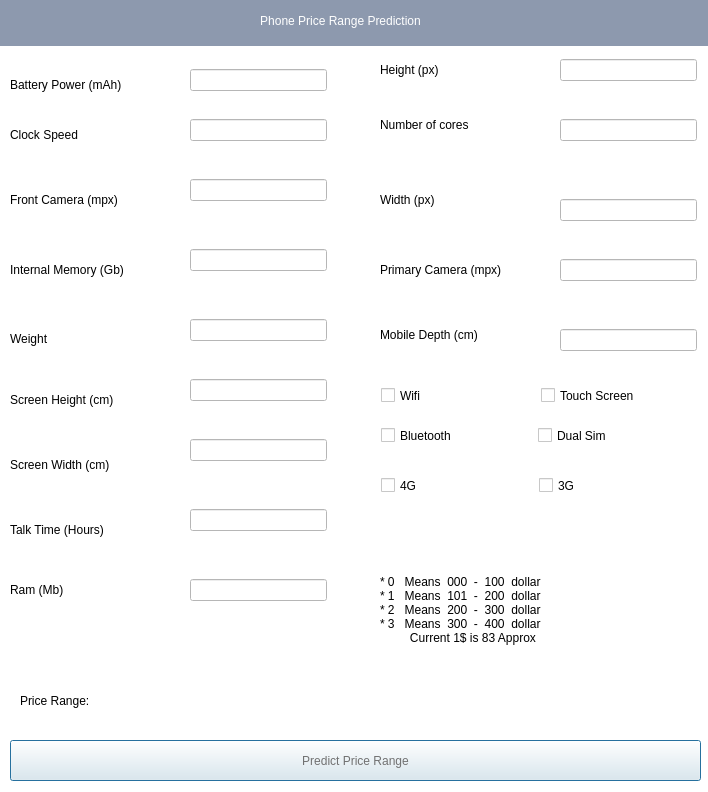
<?xml version="1.0" encoding="UTF-8"?>
<ui version="4.0">
 <class>Dialog</class>
 <widget class="QDialog" name="Dialog">
  <property name="geometry">
   <rect>
    <x>0</x>
    <y>0</y>
    <width>708</width>
    <height>792</height>
   </rect>
  </property>
  <property name="windowTitle">
   <string>Dialog</string>
  </property>
  <property name="styleSheet">
   <string notr="true">background-color:#ffffff;
font: 11pt &quot;Segoe Script&quot;;
</string>
  </property>
  <widget class="QLineEdit" name="batteryedit">
   <property name="geometry">
    <rect>
     <x>190</x>
     <y>69</y>
     <width>137</width>
     <height>22</height>
    </rect>
   </property>
  </widget>
  <widget class="QLabel" name="label">
   <property name="geometry">
    <rect>
     <x>10</x>
     <y>59</y>
     <width>131</width>
     <height>51</height>
    </rect>
   </property>
   <property name="text">
    <string>Battery Power (mAh)</string>
   </property>
   <property name="wordWrap">
    <bool>true</bool>
   </property>
  </widget>
  <widget class="QLineEdit" name="heightedit">
   <property name="geometry">
    <rect>
     <x>560</x>
     <y>59</y>
     <width>137</width>
     <height>22</height>
    </rect>
   </property>
  </widget>
  <widget class="QLabel" name="label_3">
   <property name="geometry">
    <rect>
     <x>10</x>
     <y>119</y>
     <width>141</width>
     <height>31</height>
    </rect>
   </property>
   <property name="text">
    <string>Clock Speed    </string>
   </property>
  </widget>
  <widget class="QLabel" name="label_5">
   <property name="geometry">
    <rect>
     <x>10</x>
     <y>169</y>
     <width>141</width>
     <height>61</height>
    </rect>
   </property>
   <property name="text">
    <string>Front Camera (mpx)</string>
   </property>
   <property name="wordWrap">
    <bool>true</bool>
   </property>
  </widget>
  <widget class="QLineEdit" name="clockedit">
   <property name="geometry">
    <rect>
     <x>190</x>
     <y>119</y>
     <width>137</width>
     <height>22</height>
    </rect>
   </property>
  </widget>
  <widget class="QLabel" name="label_7">
   <property name="geometry">
    <rect>
     <x>10</x>
     <y>239</y>
     <width>131</width>
     <height>61</height>
    </rect>
   </property>
   <property name="text">
    <string>Internal Memory (Gb)</string>
   </property>
   <property name="wordWrap">
    <bool>true</bool>
   </property>
  </widget>
  <widget class="QLineEdit" name="coreedit">
   <property name="geometry">
    <rect>
     <x>560</x>
     <y>119</y>
     <width>137</width>
     <height>22</height>
    </rect>
   </property>
  </widget>
  <widget class="QLabel" name="label_8">
   <property name="geometry">
    <rect>
     <x>380</x>
     <y>309</y>
     <width>131</width>
     <height>51</height>
    </rect>
   </property>
   <property name="text">
    <string>Mobile Depth (cm)</string>
   </property>
   <property name="wordWrap">
    <bool>true</bool>
   </property>
  </widget>
  <widget class="QLineEdit" name="frontcameraedit">
   <property name="geometry">
    <rect>
     <x>190</x>
     <y>179</y>
     <width>137</width>
     <height>22</height>
    </rect>
   </property>
  </widget>
  <widget class="QLabel" name="label_9">
   <property name="geometry">
    <rect>
     <x>10</x>
     <y>323</y>
     <width>111</width>
     <height>31</height>
    </rect>
   </property>
   <property name="text">
    <string>Weight</string>
   </property>
  </widget>
  <widget class="QLineEdit" name="mobiledepthedit">
   <property name="geometry">
    <rect>
     <x>560</x>
     <y>329</y>
     <width>137</width>
     <height>22</height>
    </rect>
   </property>
  </widget>
  <widget class="QLineEdit" name="internalmemoryedit">
   <property name="geometry">
    <rect>
     <x>190</x>
     <y>249</y>
     <width>137</width>
     <height>22</height>
    </rect>
   </property>
  </widget>
  <widget class="QLabel" name="label_10">
   <property name="geometry">
    <rect>
     <x>380</x>
     <y>99</y>
     <width>131</width>
     <height>51</height>
    </rect>
   </property>
   <property name="text">
    <string>Number of cores</string>
   </property>
   <property name="wordWrap">
    <bool>true</bool>
   </property>
  </widget>
  <widget class="QLabel" name="label_11">
   <property name="geometry">
    <rect>
     <x>380</x>
     <y>239</y>
     <width>151</width>
     <height>61</height>
    </rect>
   </property>
   <property name="text">
    <string>Primary Camera (mpx)</string>
   </property>
   <property name="wordWrap">
    <bool>true</bool>
   </property>
  </widget>
  <widget class="QLineEdit" name="primarycameraedit">
   <property name="geometry">
    <rect>
     <x>560</x>
     <y>259</y>
     <width>137</width>
     <height>22</height>
    </rect>
   </property>
  </widget>
  <widget class="QLabel" name="label_12">
   <property name="geometry">
    <rect>
     <x>380</x>
     <y>49</y>
     <width>111</width>
     <height>41</height>
    </rect>
   </property>
   <property name="text">
    <string>Height (px)</string>
   </property>
  </widget>
  <widget class="QLabel" name="label_13">
   <property name="geometry">
    <rect>
     <x>380</x>
     <y>179</y>
     <width>121</width>
     <height>41</height>
    </rect>
   </property>
   <property name="text">
    <string>Width (px)</string>
   </property>
  </widget>
  <widget class="QLineEdit" name="widthedit">
   <property name="geometry">
    <rect>
     <x>560</x>
     <y>199</y>
     <width>137</width>
     <height>22</height>
    </rect>
   </property>
  </widget>
  <widget class="QLineEdit" name="weightedit">
   <property name="geometry">
    <rect>
     <x>190</x>
     <y>319</y>
     <width>137</width>
     <height>22</height>
    </rect>
   </property>
  </widget>
  <widget class="QLabel" name="label_14">
   <property name="geometry">
    <rect>
     <x>10</x>
     <y>369</y>
     <width>121</width>
     <height>61</height>
    </rect>
   </property>
   <property name="text">
    <string>Screen Height (cm)</string>
   </property>
   <property name="wordWrap">
    <bool>true</bool>
   </property>
  </widget>
  <widget class="QLineEdit" name="screenheightedit">
   <property name="geometry">
    <rect>
     <x>190</x>
     <y>379</y>
     <width>137</width>
     <height>22</height>
    </rect>
   </property>
  </widget>
  <widget class="QLineEdit" name="ramedit">
   <property name="geometry">
    <rect>
     <x>190</x>
     <y>579</y>
     <width>137</width>
     <height>22</height>
    </rect>
   </property>
  </widget>
  <widget class="QLabel" name="label_15">
   <property name="geometry">
    <rect>
     <x>10</x>
     <y>569</y>
     <width>111</width>
     <height>41</height>
    </rect>
   </property>
   <property name="text">
    <string>Ram (Mb)</string>
   </property>
  </widget>
  <widget class="QLabel" name="label_16">
   <property name="geometry">
    <rect>
     <x>10</x>
     <y>439</y>
     <width>131</width>
     <height>51</height>
    </rect>
   </property>
   <property name="text">
    <string>Screen Width (cm)</string>
   </property>
   <property name="wordWrap">
    <bool>true</bool>
   </property>
  </widget>
  <widget class="QLineEdit" name="screenwidthedit">
   <property name="geometry">
    <rect>
     <x>190</x>
     <y>439</y>
     <width>137</width>
     <height>22</height>
    </rect>
   </property>
  </widget>
  <widget class="QLineEdit" name="talktimeedit">
   <property name="geometry">
    <rect>
     <x>190</x>
     <y>509</y>
     <width>137</width>
     <height>22</height>
    </rect>
   </property>
   <property name="contextMenuPolicy">
    <enum>Qt::DefaultContextMenu</enum>
   </property>
  </widget>
  <widget class="QLabel" name="label_17">
   <property name="geometry">
    <rect>
     <x>10</x>
     <y>499</y>
     <width>111</width>
     <height>61</height>
    </rect>
   </property>
   <property name="text">
    <string>Talk Time (Hours)</string>
   </property>
   <property name="wordWrap">
    <bool>true</bool>
   </property>
  </widget>
  <widget class="QPushButton" name="predictPriceofMobilBTNe">
   <property name="geometry">
    <rect>
     <x>10</x>
     <y>740</y>
     <width>691</width>
     <height>41</height>
    </rect>
   </property>
   <property name="styleSheet">
    <string notr="true">background-color: #edf2f4;
font: 75 italic 15pt &quot;Book Antiqua&quot;;
color:rgb(113, 113, 113)</string>
   </property>
   <property name="text">
    <string>Predict Price Range</string>
   </property>
  </widget>
  <widget class="QLabel" name="label_22">
   <property name="geometry">
    <rect>
     <x>-30</x>
     <y>-5</y>
     <width>741</width>
     <height>51</height>
    </rect>
   </property>
   <property name="styleSheet">
    <string notr="true">font: 16pt &quot;MS Shell Dlg 2&quot;;

background-color: #8d99ae;
color:#ffffff;</string>
   </property>
   <property name="text">
    <string>Phone Price Range Prediction</string>
   </property>
   <property name="alignment">
    <set>Qt::AlignCenter</set>
   </property>
  </widget>
  <widget class="QLabel" name="ShowDetails">
   <property name="geometry">
    <rect>
     <x>380</x>
     <y>529</y>
     <width>311</width>
     <height>161</height>
    </rect>
   </property>
   <property name="styleSheet">
    <string notr="true">font: 10pt &quot;MS Shell Dlg 2&quot;;</string>
   </property>
   <property name="text">
    <string>* 0   Means  000  -  100  dollar 
* 1   Means  101  -  200  dollar
* 2   Means  200  -  300  dollar 
* 3   Means  300  -  400  dollar
         Current 1$ is 83 Approx</string>
   </property>
  </widget>
  <widget class="QCheckBox" name="bluetoothRB">
   <property name="geometry">
    <rect>
     <x>381</x>
     <y>420</y>
     <width>119</width>
     <height>31</height>
    </rect>
   </property>
   <property name="text">
    <string>Bluetooth</string>
   </property>
  </widget>
  <widget class="QCheckBox" name="dualsimRB">
   <property name="geometry">
    <rect>
     <x>538</x>
     <y>420</y>
     <width>162</width>
     <height>31</height>
    </rect>
   </property>
   <property name="text">
    <string>Dual Sim       </string>
   </property>
  </widget>
  <widget class="QCheckBox" name="fourGrb">
   <property name="geometry">
    <rect>
     <x>381</x>
     <y>470</y>
     <width>61</width>
     <height>31</height>
    </rect>
   </property>
   <property name="text">
    <string>4G </string>
   </property>
  </widget>
  <widget class="QCheckBox" name="threegrb">
   <property name="geometry">
    <rect>
     <x>539</x>
     <y>470</y>
     <width>54</width>
     <height>31</height>
    </rect>
   </property>
   <property name="text">
    <string>3G</string>
   </property>
  </widget>
  <widget class="QCheckBox" name="touchRB">
   <property name="geometry">
    <rect>
     <x>541</x>
     <y>380</y>
     <width>159</width>
     <height>31</height>
    </rect>
   </property>
   <property name="text">
    <string>Touch Screen</string>
   </property>
  </widget>
  <widget class="QCheckBox" name="wifirb">
   <property name="geometry">
    <rect>
     <x>381</x>
     <y>380</y>
     <width>64</width>
     <height>31</height>
    </rect>
   </property>
   <property name="text">
    <string>Wifi</string>
   </property>
  </widget>
  <widget class="QLabel" name="label_2">
   <property name="geometry">
    <rect>
     <x>20</x>
     <y>680</y>
     <width>671</width>
     <height>41</height>
    </rect>
   </property>
   <property name="text">
    <string>Price Range:</string>
   </property>
  </widget>
  <widget class="QLabel" name="fillthedeatil">
   <property name="geometry">
    <rect>
     <x>10</x>
     <y>630</y>
     <width>331</width>
     <height>41</height>
    </rect>
   </property>
   <property name="text">
    <string/>
   </property>
  </widget>
 </widget>
 <resources/>
 <connections/>
</ui>
